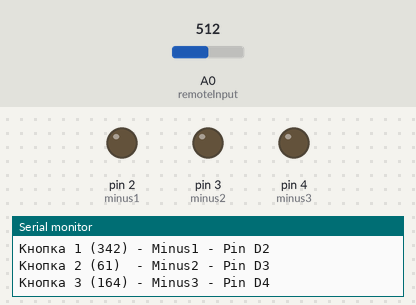
This sketch was run on a simulated Arduino Uno, built with avr-gcc and run on an emulated ATmega328P. Shown: output pins drawn as LEDs (lit = HIGH), the last lines printed to the serial monitor. Dashed ring = blinking. The test bench sets the inputs (shaded band); at power-on: A0 (remoteInput) = 512.

Above: at 1.4 s.
1.5 s: A0 (remoteInput) set to 359
3.0 s: A0 (remoteInput) set to 343
At 3.41 s:
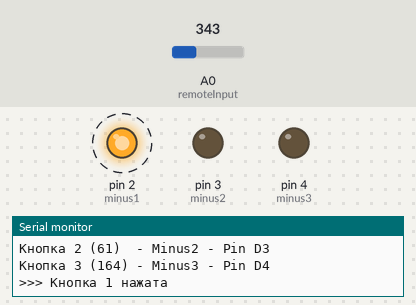
6.0 s: A0 (remoteInput) set to 160
At 6.41 s:
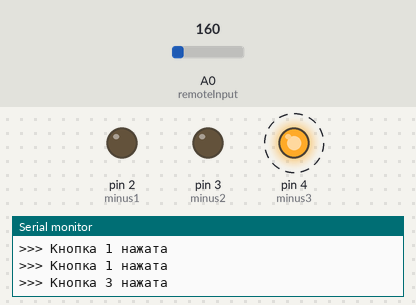
9.0 s: A0 (remoteInput) set to 139
At 9.0 s:
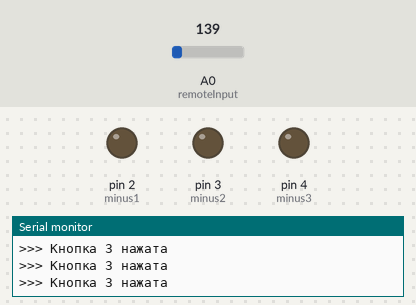
10.5 s: A0 (remoteInput) set to 78
12.0 s: A0 (remoteInput) set to 67
At 12.38 s:
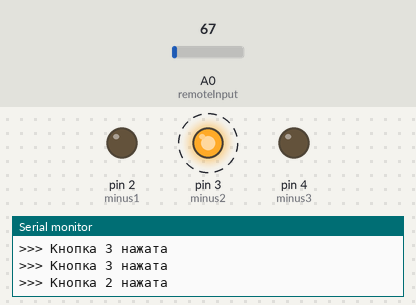
Timing chart, 0 to 16.0 s (numbered marks = the images above; inputs shaded):
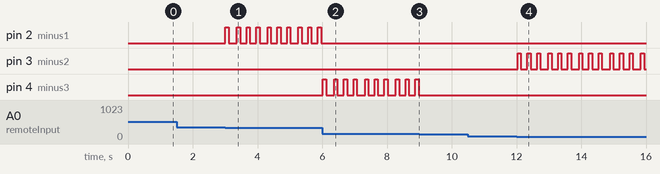

The sketch:

main_firmware.ino
```cpp
/*
 * ОСНОВНАЯ ПРОШИВКА - Управление устройством через беспроводные рулевые кнопки
 *
 * Подключение:
 * - Сигнальный провод от блока кнопок → Arduino A0
 * - GND от блока кнопок → Arduino GND
 * - Arduino D2 → ULN2003 IN1 → OUT1 параллельно кнопке 1 устройства
 * - Arduino D3 → ULN2003 IN2 → OUT2 параллельно кнопке 2 устройства
 * - Arduino D4 → ULN2003 IN3 → OUT3 параллельно кнопке 3 устройства
 *
 * Принцип работы:
 * Arduino имитирует короткое нажатие кнопок устройства (100мс импульс)
 * Логика ВКЛ/ВЫКЛ определяется самим устройством
 *
 * ВАЖНО: Перед использованием выполните калибровку проверочной прошивкой!
 *
 * Автор: Твой канал
 */

const int remoteInput = A0;

// Выходы для управления через ULN2003
const int minus1 = 2;  // Кнопка 1
const int minus2 = 3;  // Кнопка 2
const int minus3 = 4;  // Кнопка 3

// Переменные для защиты от дребезга
unsigned long lastPress1 = 0;
unsigned long lastPress2 = 0;
unsigned long lastPress3 = 0;

void setup() {
  // Настройка выходов для ULN2003
  pinMode(minus1, OUTPUT);
  pinMode(minus2, OUTPUT);
  pinMode(minus3, OUTPUT);

  // Изначально все выходы выключены
  digitalWrite(minus1, LOW);
  digitalWrite(minus2, LOW);
  digitalWrite(minus3, LOW);

  Serial.begin(9600);
  Serial.println("===================================");
  Serial.println("  СИСТЕМА РУЛЕВЫХ КНОПОК ЗАПУЩЕНА ");
  Serial.println("===================================");
  Serial.println("Кнопка 1 (342) - Minus1 - Pin D2");
  Serial.println("Кнопка 2 (61)  - Minus2 - Pin D3");
  Serial.println("Кнопка 3 (164) - Minus3 - Pin D4");
  Serial.println("");
}

void loop() {
  int rawValue = analogRead(remoteInput);
  unsigned long currentTime = millis();

  // Кнопка 1 - rawValue 342 (диапазон 335-350)
  if (rawValue >= 335 && rawValue <= 350) {
    if (currentTime - lastPress1 > 300) {
      digitalWrite(minus1, HIGH);
      delay(100);  // Короткий импульс имитации нажатия
      digitalWrite(minus1, LOW);
      Serial.println(">>> Кнопка 1 нажата");
      lastPress1 = currentTime;
    }
  }

  // Кнопка 2 - rawValue 61 (диапазон 55-70)
  else if (rawValue >= 55 && rawValue <= 70) {
    if (currentTime - lastPress2 > 300) {
      digitalWrite(minus2, HIGH);
      delay(100);
      digitalWrite(minus2, LOW);
      Serial.println(">>> Кнопка 2 нажата");
      lastPress2 = currentTime;
    }
  }

  // Кнопка 3 - rawValue 164 (диапазон 155-170)
  else if (rawValue >= 155 && rawValue <= 170) {
    if (currentTime - lastPress3 > 300) {
      digitalWrite(minus3, HIGH);
      delay(100);
      digitalWrite(minus3, LOW);
      Serial.println(">>> Кнопка 3 нажата");
      lastPress3 = currentTime;
    }
  }

  delay(50);  // Небольшая задержка основного цикла
}

/*
 * НАСТРОЙКА ДИАПАЗОНОВ:
 * Если кнопки не срабатывают или срабатывают случайно -
 * измените диапазоны значений согласно калибровочной прошивке
 *
 * Пример настройки:
 * if (rawValue больше или равно МИНИМУМ и rawValue меньше или равно МАКСИМУМ)
 *
 * СХЕМА ULN2003:
 * Arduino D2 к ULN2003 IN1, затем OUT1 к кнопке 1 устройства (параллельно)
 * Arduino D3 к ULN2003 IN2, затем OUT2 к кнопке 2 устройства (параллельно)
 * Arduino D4 к ULN2003 IN3, затем OUT3 к кнопке 3 устройства (параллельно)
 * Arduino GND к ULN2003 GND
 */
```

Measured:
- the behaviour switches between 351 and 350 on A0 (remoteInput) (found by bisection; images 0 and 1)
- the behaviour switches between 155 and 154 on A0 (remoteInput) (found by bisection; images 2 and 3)
- the behaviour switches between 71 and 70 on A0 (remoteInput) (found by bisection; images 3 and 4)
- after the input at 1.5 s, every drawn part: stays the same
- after the input at 3.0 s, pin 2 (minus1): alternates HIGH for 0.10 s and LOW for 0.20 s, starting at once
- after the input at 6.0 s, pin 2 (minus1): stops changing and stays LOW; pin 4 (minus3): alternates HIGH for 0.10 s and LOW for 0.20 s, starting at once
- after the input at 9.0 s, pin 4 (minus3): stops changing and stays LOW
- after the input at 10.5 s, every drawn part: stays the same
- after the input at 12.0 s, pin 3 (minus2): alternates HIGH for 0.10 s and LOW for 0.20 s, starting at once
